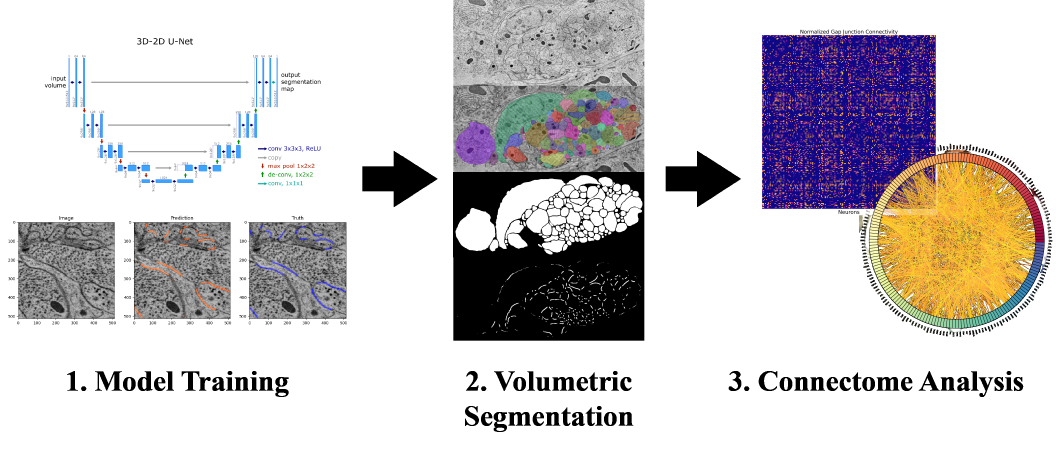
#> input picture imgs/flowchart.png, 3167 x 1408 px, found by its file name (shown at 1/3 size); its folder holds only this picture in this run
$ jupyter execute --allow-errors 3d_visualizations.ipynb   (older library calls are emulated)
#> lines starting #> are read from the running program, lines starting #| are printed output that depends on the picture
### src/utils.py
"""
Complete set of utility functions for Gap Junction Segmentation API.
Tommy Tang
Last Updated: Oct 2, 2025
"""

#LIBRARIES
import numpy as np
import matplotlib.pyplot as plt
from mpl_toolkits.mplot3d import Axes3D
from typing import Union
from torch import nn
import torch
import os
import shutil
import time
import subprocess
from pathlib import Path
import cv2
from itertools import groupby
from operator import itemgetter
from tqdm import tqdm
from PIL import Image
import re
import random
from sklearn.model_selection import train_test_split
from scipy.ndimage import label
from collections import defaultdict


#DEPENDENCY FUNCTIONS
# [209 lines left out: functions assemble_img, group_continuous_sections, sobel_filter, not called in this run]

def split_img(img:np.ndarray, offset=False, overlap=False, tile_size=512, names=False, xysizes=False):
    """
    Splits an image into tiles of a specified size, with an optional offset to remove borders. If tiles are set to overlapping,
    (i.e., they will eventually be center cropped), padding will be applied to the image on the top and left to ensure that center cropping retains the
    original image size after stitching. Padding on the right and bottom is not performed to make sure that no new pixels are introduced to
    the output image (after assembly).

    Parameters:
        img (np.ndarray): Input image as a NumPy array.
        offset (int): Number of pixels to crop from each border before splitting.
        overlap (bool): If True, splits into overlapping tiles.
        tile_size (int): Size of each square tile.
        names (bool): If True, also returns a list of tile names.
        xysizes (bool): If True, also returns a list of largest sizes in each dimension (ex. max(Y)=20, max(X)=20, max(S)=20)

    Returns:
        list: List of image tiles (np.ndarray).
        list (optional): List of tile names if names=True.
        list (optional): List of largest sizes in each dimension if xysizes=True.

    Example:
        tiles, names = split_img(image, offset=0, overlap=True, tile_size=512, names=True)
    """
    if offset:
        img = img[offset:-offset, offset:-offset]

    if overlap:
        stride = tile_size // 2
        #Add padding to top and left if overlapping tiles are created
        pad = 128
        img = np.pad(img, ((pad, 0), (pad, 0)))
    else:
        stride = tile_size

    imgs = []
    names_list = []
    #Create tiles
    for i in range(0, img.shape[0], stride):
        for j in range(0, img.shape[1], stride):
            imgs.append(img[i:i+tile_size, j:j+tile_size])
            names_list.append(f"Y{i//stride}_X{j//stride}")

    size_list = [i//stride + 1, j//stride + 1]

    if names and xysizes:
        return (imgs, names_list, size_list)
    elif names:
        return(imgs, names_list)
    elif xysizes:
        return(imgs, size_list)
    else:
        return imgs

#FUNCTIONS
# [297 lines left out: functions assemble_imgs, check_filtered, check_img_size, check_output_directory, _ensure_empty_dir, create_dataset_2d, not called in this run]

def create_dataset_3d(imgs_dir, output_dir, create_overlap=False):
    """
    Generate per-tile 3D volumes from a stack of 2D section images.

    For each 2D section image in imgs_dir (read as grayscale), the function:
      1. Splits the section into 512x512 tiles via split_img (overlapping half‑stride if create_overlap=True).
      2. For every tile index j, builds a depth volume by stacking 9 tiles: the tile at section i plus its
         four predecessors and four successors (i+k, k in [-4..4]).
         - Out-of-range sections are zero-padded (blank slices).
         - Each slice is guaranteed 512x512 by padding if needed.
      3. Saves each volume to output_dir/vols as .npy with naming:
         original_name_s<zero_padded_section_index>_<tileName>.npy
         (prefix constructed by replacing the trailing _s###.png pattern with _s).

    Parameters
    ----------
    imgs_dir : str
        Directory of source section images (.png). Expected naming with _s### pattern for ordering.
    output_dir : str
        Output root directory; recreated if it already exists. Volumes saved under output_dir/vols.
    create_overlap : bool, default False
        If True, tiles are created with half stride (tile_size//2) matching overlapping inference workflow.

    Returns
    -------
    max_y : int
        Number of tile rows (Y) for the last processed section.
    max_x : int
        Number of tile columns (X) for the last processed section.
    n_sections : int
        Total number of processed sections.
    last_shape : tuple
        Shape (H, W) of the last section image.

    Notes
    -----
    - Volume depth is fixed at 9 (current ±4 slices).
    - Zero-padding applied for boundary sections.
    - Destructive: output_dir is cleared/recreated.
    """
#> called with create_overlap = False
    #Step 0: Setup directories
    #Safely remove/recreate the output directory
    if os.path.isdir(output_dir):
        print("WARNING: Output directory already exists, recreating it")
        _ensure_empty_dir(output_dir)
    else:
        os.makedirs(output_dir, exist_ok=True)

    #Make subdirectory
    os.makedirs(os.path.join(output_dir, "vols"), exist_ok=True)

    #Step 1: Create tiles from sections and store in a list
    sections = sorted(os.listdir(imgs_dir))

    sections_list = []
    names_list = []
    for item in sections:
        section = cv2.imread(os.path.join(imgs_dir, item), cv2.IMREAD_GRAYSCALE)
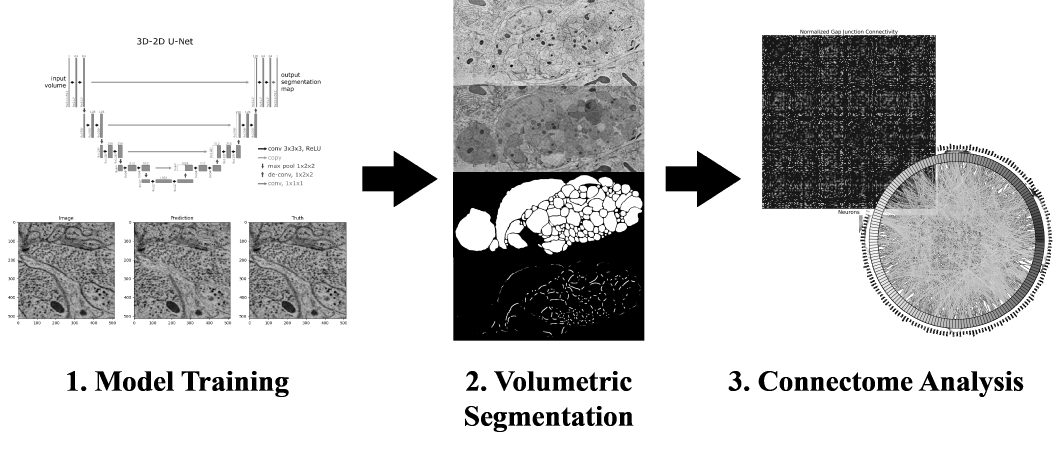
#> section: shape (1408, 3167) (shown at 1/3 size); min 0, max 255, mean 205.3
        tiles, names, sizes = split_img(section, overlap=create_overlap, tile_size=512, names=True, xysizes=True)
#> after the loop in split_img, `for i in range(0, img.shape[0], stride):`: imgs = 21 items; names_list = ['Y0_X0', 'Y0_X1', 'Y0_X2', 'Y0_X3', 'Y0_X4', 'Y0_X5', 'Y0_X6', 'Y1_X0', 'Y1_X1', 'Y1_X2', 'Y1_X3', 'Y1_X4', 'Y1_X5', 'Y1_X6', 'Y2_X0', 'Y2_X1', 'Y2_X2', 'Y2_X3', 'Y2_X4', 'Y2_X5', 'Y2_X6']
#> tiles = 21 items; names has the same summary as names_list in split_img; sizes = [3, 7]
        sections_list.append(tiles)
        names_list.append(names)

    #Step 2: Create 3D volumes (9,512,512) from tiles
    #For each section in the dataset
    for i, names in tqdm(enumerate(names_list), total=len(names_list), desc="Creating 3D volumes"):
        #For each tile in the section
        for j in range(len(names)):
            #Start with a flat/empty volume
            volume = np.zeros((0, 512, 512), dtype=np.uint8)
            #For each tile surrounding the current tile (4 above and 4 below)
            for k in range(-4, 5):
                #Index is a sum of the current section j and the iterable k
                idx = i + k
                #If index is negative or out of range, we pad with blank images
                if (idx < 0 or idx >= len(sections_list)):
                    tile = np.zeros((1, 512, 512), dtype=np.uint8)
                    #Append tile to volume on z dimension
                    volume = np.concatenate([volume, tile], axis=0)
                else:
                    #Pad tile to 512x512 if smaller, necessary for performing concatenation afterward
                    tile = np.pad(sections_list[idx][j], ((0, 512- sections_list[idx][j].shape[0]), (0, 512- sections_list[idx][j].shape[1])))
                    #Append tile to volume on z dimension
                    volume = np.concatenate([volume, tile[None, ...]], axis=0)
            #After volume is created, save it as a .npy file
            prefix = re.sub(r"_s\d+\.png$", "_s", item)
            np.save(Path(output_dir) / "vols" / f"{prefix}{str(i).zfill(3)}_{names[j]}.npy", volume)
#> this loop made 1 pass

    #
    return sizes[0], sizes[1], i+1, section.shape

# [791 lines left out: functions create_dataset_3d_from_region, create_dataset_splits, filter_by_overlay, filter_pixels, overlay_img, plot_3D_intensity_projection and 9 more, not called in this run]

### notebooks/3d_visualizations.ipynb
[cell 1]
# 6. Plot volume
import numpy as np
from skimage.measure import block_reduce

#> (the rest of this cell did not finish here and is left out)

#### With Plotly (Currently Broken)

[cell 2]
import plotly.graph_objects as go
from skimage.measure import marching_cubes
import plotly.io as pio
from PIL import Image
import io
from scipy.spatial import Delaunay
import cv2

# [76 lines left out: functions simplify_mesh, create_frame, not called in this run]

# Create mesh from volume
#> (the rest of this cell did not finish here and is left out)

#> (a cell that did not finish here is left out)

#### Export interactive browser format with multiple subplots

#> (a cell that did not finish here is left out)

#> (a cell that did not finish here is left out)

[cell 6]
import sys
sys.path.append('/home/tommytang111/gap-junction-segmentation/code/src')
from utils import create_dataset_3d
create_dataset_3d(imgs_dir="/home/tommytang111/gap-junction-segmentation/data/sem_adult_larger/SEM_split/imgs",
                  output_dir="/home/tommytang111/gap-junction-segmentation/data/972vols_sem_adult/vols")

### Video Export Example

#### Load and transform

[cell 7]
import pyvista as pv
import numpy as np
from skimage.measure import block_reduce
import os

#Load volumes
#pred = np.load("/home/tommytang111/gap-junction-segmentation/outputs/volumetric_results/unet_u4lqcs5g/sem_adult_s000-699/volume_block_downsampled4x.npy")
#> (the rest of this cell did not finish here and is left out)

#### Convert to pyvista objects

#> (a cell that did not finish here is left out)

#### Export video

[cell 9]
#Plotting only combined overlay
pv.set_jupyter_backend('client')
#> (this line was passed over: pyvista is not available in this run)
pv.global_theme.background = 'black'
pv.force_float=False

#> (the rest of this cell did not finish here and is left out)
